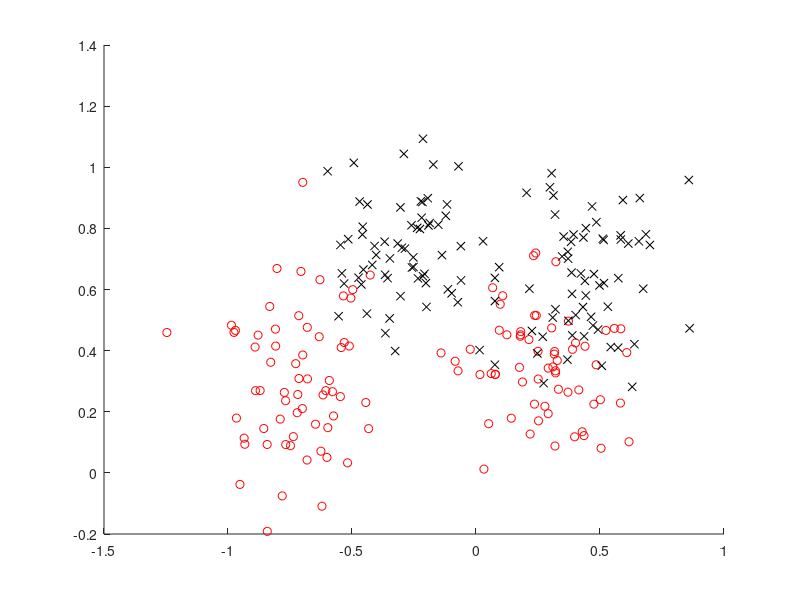

Write the MATLAB code that produced this figure. (Note: this script raises an error after producing the figure.)
clear;
load sytr.dat
load synte.dat;
temp1=find(sytr(:,3)==1);
temp2=find(sytr(:,3)==-1);
figure(2);hold on;
plot(sytr(temp2,1),sytr(temp2,2),'ro');
plot(sytr(temp1,1),sytr(temp1,2),'kx');
X=sytr(:,1:2);
t=sytr(:,3);
N=length(t);
randn('seed',130);
rand('seed',23);
M=3;

eta=0.0008;
% eta1=0.02;
m=2;
mu=0.2;  %initial shaping parameter

gamma=150;

% Cind=randperm(N);  %
% C=X(Cind(1:M),:);   % randomly choose initial centers from data.
% 
% for iter=1:20000;   %repeatly sampling data
%     temp=round(rand(1)*(N-1))+1;
%     
%     xdraw = X(temp,:) ; %randomly draw data sample;
%     
%     %Find the nearest center;
%     for i=1:M;
%         Dis(i)=norm(xdraw-C(i,:));
%     end;
%     [Cmin,Id]=min(Dis);
%     %update C(Id,:)
%     C(Id,:)= C(Id,:)+ eta1*(xdraw-C(Id,:));
%     
% end;
[idx,C] = kmedoids(X,M); % K-Median Clustering
% [idx,C] = kmeans(X,M); % K-Means Clustering


Mu= mu*ones(M,m); %initial shaping parameter




for k=1:N
    for j=1:M
        Phi(k,j)= exp(-sum(Mu(j,:).*abs(X(k,:)-C(j,:))));
    end;
end;

%Algorithm 2
P=[-1/gamma   t'; t gamma*(N*eye(N)-t*t')]/N;
q=[sum(t); gamma*(N*ones(N,1)-sum(t)*t)]/N;

tildePhi= [];
for j=1:M;
    tildePhi=[tildePhi t.*Phi(:,j)];
end;
Omega=tildePhi*tildePhi';
tildePhi=[zeros(1,M);tildePhi];

theta=q- P*tildePhi*inv(eye(M)+tildePhi'*P*tildePhi)*tildePhi'*q;

theta2=Phi'*(theta(2:N+1).*t);

haty =Phi*theta2+theta(1);
tpre=sign(haty);
sum(abs(t-tpre)/2)/N   % error rate training set



for Iter=1:100
    for j=1:M;
        
        for k=1:N
            tempC(k,:)=   Mu(j,:).*sign(X(k,:)-C(j,:)).*exp(- abs( C(j,:)- X(k,:)).*Mu(j,:));
            tempMu(k,:)= - abs( C(j,:)- X(k,:)).*exp(- abs(C(j,:)- X(k,:)).*Mu(j,:));
        end;
        
        
        for i=1:m
            ParE1(i)=    t'*    (Phi(:,j)*   tempC(:,i)' +   tempC(:,i)* Phi(:,j)')* (t.* theta(2:N+1))   ;
            ParE2(i)=     t'  *( Phi(:,j)*   tempMu(:,i)'+   tempMu(:,i)*Phi(:,j)')* (t.* theta(2:N+1));
        end;
        
        
        if norm( ParE1) ~=0
            C(j,:)= C(j,:)+eta*ParE1 / norm( ParE1) ;
        end;
        if norm( ParE2) ~=0
            Mu(j,:)=Mu(j,:)+eta*ParE2 / norm( ParE2) ;
        end;
        for it=1:m;
            Mu(j,it)  =max(0, Mu(j,it));
        end;
        for k=1:N
            Phi(k,j)= exp(-sum(Mu(j,:).*abs(X(k,:)-C(j,:))));
        end;
        
        
        %  J(Iter)=   ( t.* theta(2:N+1))' *Phi*Phi'*   ( t.* theta(2:N+1))  ;
        
        
        %Algorithm 2
        % P=[-1/gamma   t'; t gamma*(N*eye(N)-t*t')]/N;
        % q=[sum(t); gamma*(N*ones(N,1)-sum(t)*t)]/N;
        
        % tildePhi= [];
        % for j=1:M;
        %   tildePhi=[tildePhi t.*Phi(:,j)];
        % end;
        %
        % tildePhi=[zeros(1,M);tildePhi];
        
    end
    tildePhi= [];
    for j=1:M;
        tildePhi=[tildePhi t.*Phi(:,j)];
    end;
    Omega=tildePhi*tildePhi';
    tildePhi=[zeros(1,M);tildePhi];
    
    theta=q- P*tildePhi*inv(eye(M)+tildePhi'*P*tildePhi)*tildePhi'*q;
    
    theta2=Phi'*(theta(2:N+1).*t);
    
    haty =Phi*theta2+theta(1);
    tpre=sign(haty);
    sum(abs(t-tpre)/2)/N   % error rate training set
    
    % J(Iter)=(ones(N,1)-Omega*theta(2:N+1)- theta(2:N+1)/gamma-t*theta(1))'*(ones(N,1)-Omega*theta(2:N+1)- theta(2:N+1)/gamma-t*theta(1));
    % J(Iter)= sum(abs( haty)) ;
    J(Iter)= sum(abs( haty)) ;
end;
% % generate the decision boundary.

for i1=1:100;
    for j1=1:120;
        xn(i1,j1)=i1*1/50-1 ;
        yn(i1,j1)=j1*1/100;
        tem=[xn(i1,j1) yn(i1,j1)];
        for j=1:M
            phi(j)= exp(-sum(Mu(j,:).*abs(tem-C(j,:)))); 
        end;
        zn(i1,j1)=phi*theta2+theta(1);
    end;
end;
figure(2);
contour(xn,yn,zn, [0 0],'k.','linewidth',2);
xlabel('x_1');ylabel('x_2');
xlim([-1.5 1]); ylim([-0.2 1.2]);
% print('out', '-dpdf');


%test data
ttest=synte(:,3);
N1=length(ttest);
Xtest=synte(:,1:2);
for i=1:N1
    for j=1:M
        
        phitest(i,j)= exp(-sum(Mu(j,:).*abs(Xtest(i,:)-C(j,:)))); 
        
    end;
end;

hatytest=phitest*theta2+theta(1);
tpretest=sign(hatytest);
sum(abs(ttest-tpretest)/2)/N1   % error rate test set


